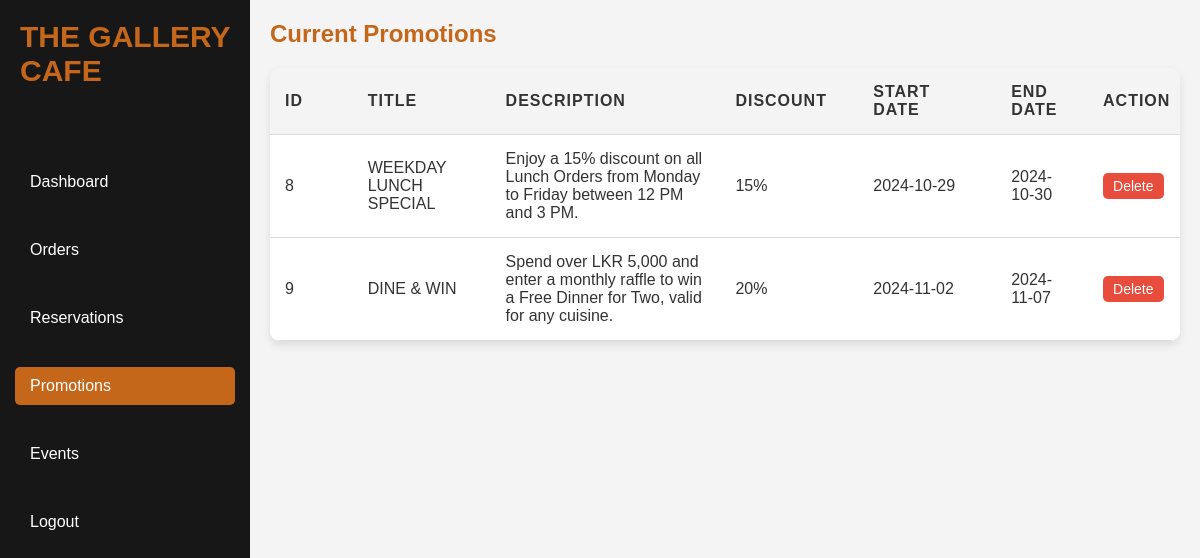
The page /staff/staff.php?page=spromotions on the database its author committed.
### tables this page shows
CREATE TABLE `promotions` (
  `id` int(11) NOT NULL,
  `title` varchar(255) NOT NULL,
  `description` text NOT NULL,
  `discount` varchar(50) DEFAULT NULL,
  `start_date` date DEFAULT NULL,
  `end_date` date DEFAULT NULL
);

### staff/spromotions.php (the view, shortened to what this page needs)
<?php
include('../dbconn.php');
$promotions = mysqli_query($conn, "SELECT * FROM promotions");
?>
<body>
<h2>Current Promotions</h2>
<table>
    <thead>
        <tr>
            <th>ID</th>
            <th>Title</th>
            <th>Description</th>
            <th>Discount</th>
            <th>Start Date</th>
            <th>End Date</th>
            <th>Action</th>
        </tr>
    </thead>
    <tbody>
        <?php while ($row = mysqli_fetch_assoc($promotions)): ?>
            <tr>
                <td><?php echo $row['id']; ?></td>
                <td><?php echo $row['title']; ?></td>
                <td><?php echo $row['description']; ?></td>
                <td><?php echo $row['discount']; ?></td>
                <td><?php echo $row['start_date']; ?></td>
                <td><?php echo $row['end_date']; ?></td>
                <td>
                    <a href="spromotions.php?delete_id=<?php echo $row['id']; ?>" class="delete-btn" onclick="return confirm('Are you sure you want to delete this promotion?');">Delete</a>
                </td>
            </tr>
        <?php endwhile; ?>
    </tbody>
</table>
</body>

### admin/adminstyles.css (style rules this page uses)
* { margin: 0; padding: 0; box-sizing: border-box; }
body { font-family: Arial, sans-serif; background-color: #f4f4f4; }
h2 { margin-bottom: 20px; color: #c5671b; }
.delete-btn { background-color: #e74c3c; color: white; padding: 5px 10px; text-decoration: none; border-radius: 5px; border: none; font-size: 14px; cursor: pointer; display: inline-block; }
table { width: 100%; border-collapse: collapse; margin-bottom: 20px; border-radius: 10px; overflow: hidden; box-shadow: 0 4px 8px rgba(0, 0, 0, 0.1); }
th, td { padding: 15px; border-bottom: 1px solid #ddd; text-align: left; }
th { background-color: #f4f4f4; color: #333; font-weight: bold; text-transform: uppercase; letter-spacing: 1px; }
td { background-color: white; color: #333; }
table { table-layout: fixed; }
th, td { width: 25%; }
th:nth-child(1), td:nth-child(1) { width: 9%; }
th:nth-child(2), td:nth-child(2) { width: 15%; }
th:nth-child(4), td:nth-child(4) { width: 15%; }
th:nth-child(5), td:nth-child(5) { width: 15%; }
th:nth-child(6), td:nth-child(6) { width: 10%; }
th:nth-child(7), td:nth-child(7) { width: 10%; }
tbody tr:nth-child(even) { background-color: #fafafa; }

### rows shown on the page
promotions: id "8", title "WEEKDAY LUNCH SPECIAL", description "Enjoy a 15% discount on all Lunch Orders from Monday to Friday between 12 PM and 3 PM.", discount "15%", start_date "2024-10-29", end_date "2024-10-30"
promotions: id "9", title "DINE & WIN", description "Spend over LKR 5,000 and enter a monthly raffle to win a Free Dinner for Two, valid for any cuisine.", discount "20%", start_date "2024-11-02", end_date "2024-11-07"
